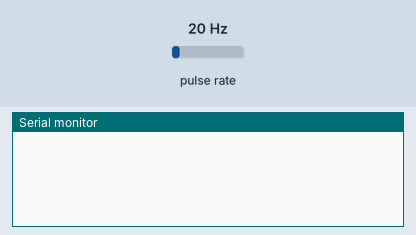
Bench run of a sketch on a simulated Arduino Uno, built with avr-gcc and run on an emulated ATmega328P. Parts: the last lines printed to the serial monitor. Wiring (inferred from the names in the program): pulse sensor: data pin 5. The inputs (shaded band) are chosen by the test bench; at power-on: pulse rate 20 Hz.

Above: at 1.2 s.
1.3 s: pulse rate (sensor on pin 5) set to 50 Hz
At 3.1 s:
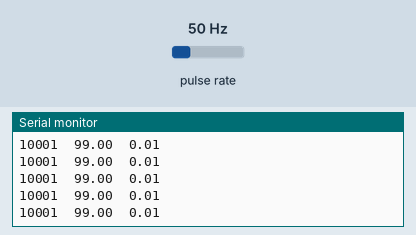
3.2 s: pulse rate (sensor on pin 5) set to 100 Hz
At 3.9 s:
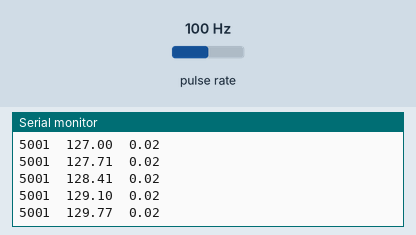
Timing chart, 0 to 6.2 s (numbered marks = the images above; inputs shaded):
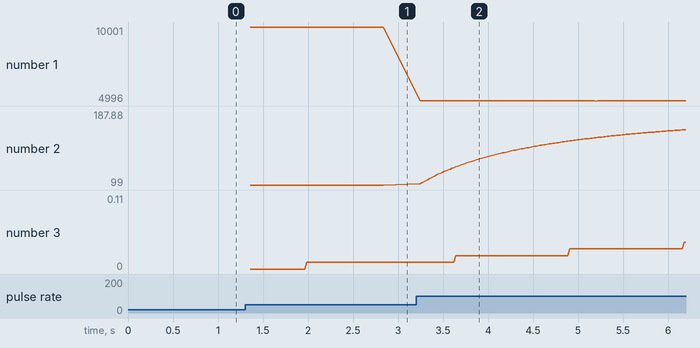

The sketch:

flow_test.pde
```cpp
int flowPin = 5;
unsigned long duration;


static unsigned long totalFlow = 0;  // measures how many 1/6100th Litres of fluid have passed since sketch started
static unsigned long totalDur = 0;
void countFlow()
{
  totalFlow++;
}

void setup()
{
  Serial.begin(9600);
  pinMode(flowPin, INPUT);
  //digitalWrite(flowPin, HIGH);
  //attachInterrupt(0, countFlow, RISING);
}

void loop()
{
  //totalFlow = 0;
  duration = pulseIn(flowPin, HIGH, 20000);
  if (duration > 0) {
    totalFlow++;
    totalDur += 1000000.0/duration;
    Serial.print(duration);
    Serial.print("\t");
    Serial.print(float(totalDur)/float(totalFlow));
    Serial.print("\t");
    Serial.println(float(totalFlow)/float(6100.0));
    Serial.println("");
  }

}
```

Measured:
- after the input at 1.3 s, the serial monitor: prints a new line after 0.06 s (image 1)
- after the input at 3.2 s, the serial monitor: prints a new line after 0.05 s (image 2)
- plotted number 1: 10001 → 5001 after the input at 3.2 s
- plotted number 2: 99 → 187.88 after the input at 3.2 s
- plotted number 3: 0.01 → 0.1 after the input at 3.2 s
